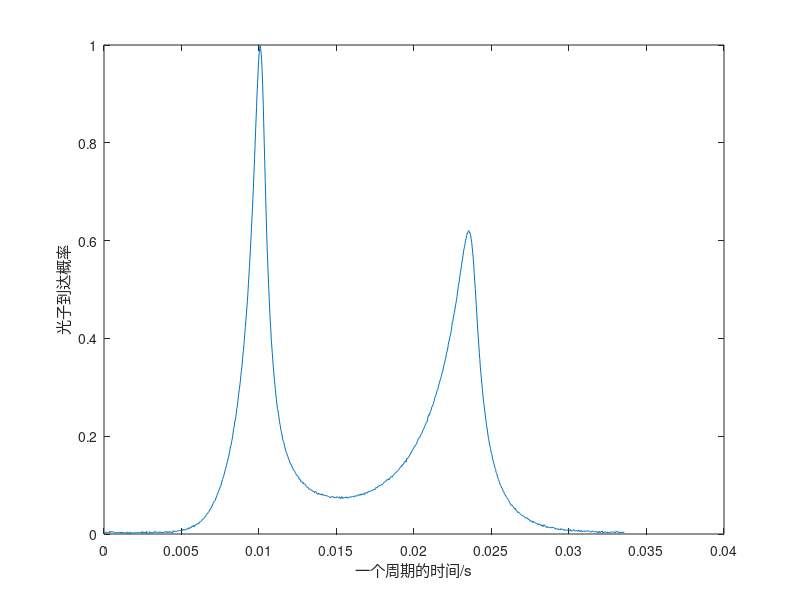

This chart was generated by the following MATLAB code: (Note: this script raises an error after producing the figure.)
%%该程序的功能：通过数据，获取脉冲星光子到达概率密度函数。
%%输出入数 一个数据原文件
%%输出参数 原数据图 和 cftool拟合函数
%%编写人：王梦祥
%%编写日期：2022年5月13日19:03:22
%%注意：只要获得概率密度函数，那么这个程序便完成了任务，一般可以不看这个程序。
%%
clc
clear all
close all

data = load("data.txt");

plot(data(:,1), data(:,2), '-')
xlabel("一个周期的时间/s");
ylabel("光子到达概率");

cftool(data(:,1), data(:,2))